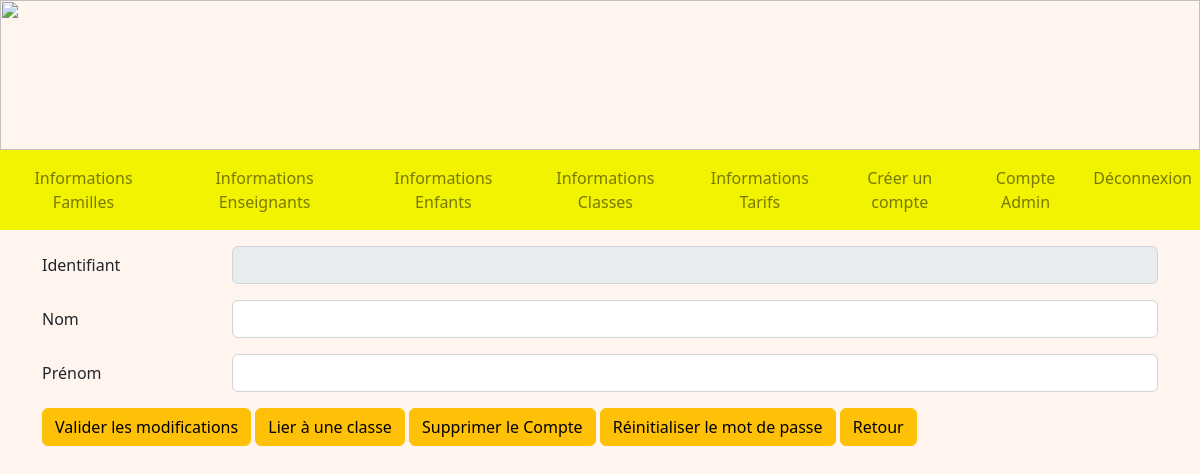
Before: /detailsEnseignant/2 (signed in) with the older database file.
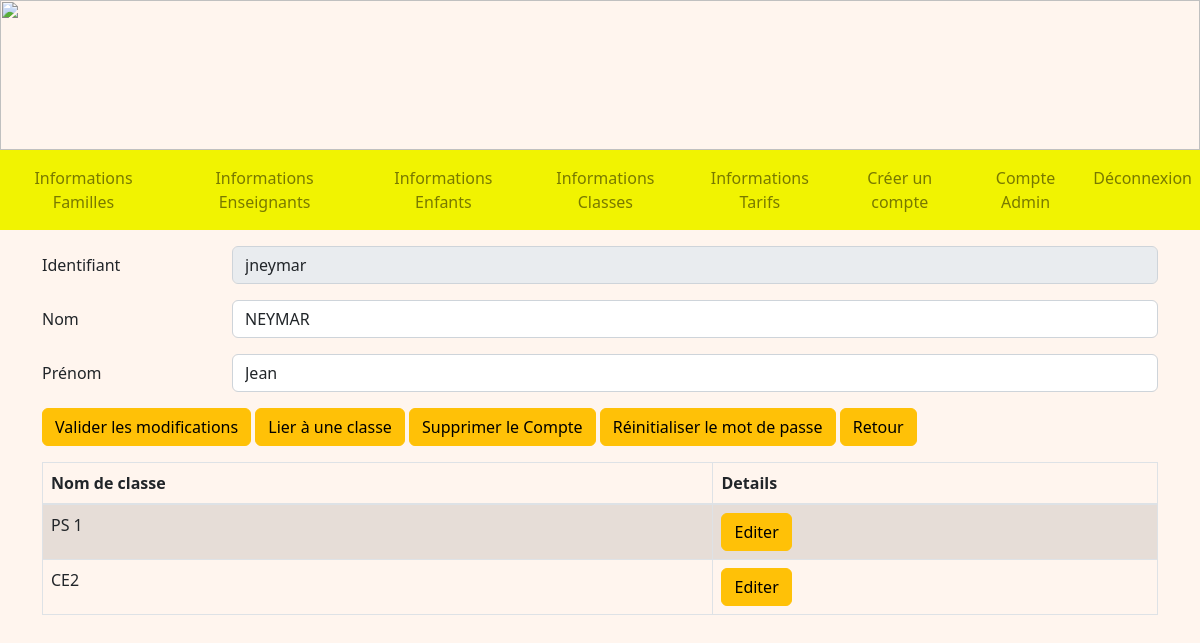
After: the same page with the newer database file.
### tables this page shows
CREATE TABLE Enseignant (
  code_enseignant integer primary key autoincrement,
  nom_enseignant TEXT NOT NULL,
  prenom_enseignant TEXT NOT NULL,
  identifiant TEXT NOT NULL,
  FOREIGN KEY (identifiant) REFERENCES Compte(identifiant)
);

CREATE TABLE Classe (
  code_classe integer primary key autoincrement,
  nom_classe TEXT NOT NULL,
  code_type integer NOT NULL,
  FOREIGN KEY(code_type) REFERENCES TypeDeClasse(code_type)
);

### admin.py (the view, shortened to what this page needs)
@app.route('/detailsEnseignant/<int:code_ens>', methods = ["POST", "GET"])
@login_required
def detailsEnseignant(code_ens):
    db = get_db()
    cur = db.cursor()
    user = cur.execute("SELECT type_compte FROM Compte WHERE identifiant = ?", (flask_login.current_user.name, )).fetchone()
    if user[0] == 'Admin':
        enseignant = cur.execute("SELECT Ens.*, C.mot_de_passe FROM Enseignant AS Ens INNER JOIN Compte AS C ON Ens.identifiant = C.identifiant WHERE Ens.code_enseignant = ?", (code_ens, )).fetchone()
        classes = cur.execute("SELECT C.* FROM Classe AS C INNER JOIN Enseigne AS E ON C.code_classe = E.code_classe WHERE E.code_enseignant = ? ORDER BY code_type, nom_classe" ,  (code_ens, )).fetchall()
        return render_template('A_detailsEnseignant.html', enseignant = enseignant, classes = classes)
    return redirect(url_for('acceuil'))

### main.py (called while the page is built)
@login_manager.user_loader
def load_user(user_id):
    db = get_db()
    cur = db.cursor()
    user = cur.execute('SELECT identifiant, mot_de_passe FROM Compte WHERE identifiant=?', (user_id, )).fetchone()
    return User(user[0], user[1])

def get_db():
    if 'db' not in g:
        g.db = sqlite3.connect(DATABASE)
    return g.db

@app.teardown_appcontext
def close_connection(exception):
    db = g.pop('db', None)
    if db is not None:
        db.close()

### templates/A_detailsEnseignant.html (shortened to what this page needs)
<!DOCTYPE html>
<html>
<head>
    <link rel="stylesheet" href="https://cdn.jsdelivr.net/npm/bootstrap@4.3.1/dist/css/bootstrap.min.css"
>
    <link rel="stylesheet" href="/static/css/main.css">
</head>
<body>
    {% extends "A_layout.html" %}
    {% block content %}
    <div class="container mt-3 mb-3">
        <form method="POST">
            <div class="row mb-3">
                <label for="identifiant" class="col-sm-2 col-form-label">Identifiant</label>
                <div class="col-sm-10">
                    <input name="identifiantD" type="text" class="form-control" id="identifiantD"
                        value="{{enseignant[3]}}" disabled>
                </div>
            </div>
            <div class="row mb-3">
                <label for="surname" class="col-sm-2 col-form-label">Nom</label>
                <div class="col-sm-10">
                    <input name="surname" type="name" class="form-control" id="surname" value="{{enseignant[1]}}"
                        required>
                </div>
            </div>
            <div class="row mb-3">
                <label for="name" class="col-sm-2 col-form-label">Prénom</label>
                <div class="col-sm-10">
                    <input name="name" type="name" class="form-control" id="name" value="{{enseignant[2]}}" required>
                </div>
            </div>
            <button type="submit" class="btn btn-warning">Valider les modifications</button>
            <a href="/lierClasse/{{ enseignant[0] }}" class="btn btn-warning">Lier à une classe</a>
            <a href="/suppressionEns/{{ enseignant[0] }}" class="btn btn-warning"
                onclick="if (confirm('Voulez-vous vraiment supprimer ce compte ?')) commentDelete(1); return false">Supprimer le Compte</a>
            <a href="/modifMDPE/{{ enseignant[0] }}" class="btn btn-warning"
                onclick="if (confirm('Voulez-vous vraiment reinitialiser le mot de passe ?')) commentDelete(1); return false">Réinitialiser le mot de
                passe</a>
            <a href="/infosEnseignants" class="btn btn-warning">Retour</a>
        </form>
    </div>
    {% if classes%}
    <div class="container">
        <table class="table table-bordered table-striped">
            <thead>
                <tr>
                    <th scope="col">Nom de classe</th>
                    <th scope="col">Details</th>
                </tr>
            </thead>
            <tbody>
                {% for classe in classes %}
                <tr>
                    <td>{{ classe[1] }}</td>
                    <td>
                        <a href="/detailsClasse/{{ classe[0] }}" class="btn btn-warning">Editer</a>
                    </td>
                </tr>
                {% endfor %}
            </tbody>
        </table>
    </div>
    {% endif %}
    {% endblock %}

Changed rows visible on the page:
added Enseignant: identifiantD "jneymar", surname "NEYMAR", name "Jean"
added Classe: nom_classe "PS 1"
now on this page (row unchanged): Classe: nom_classe "CE2"
Other visible differences:
text now shown: "Nom de classe Details"
